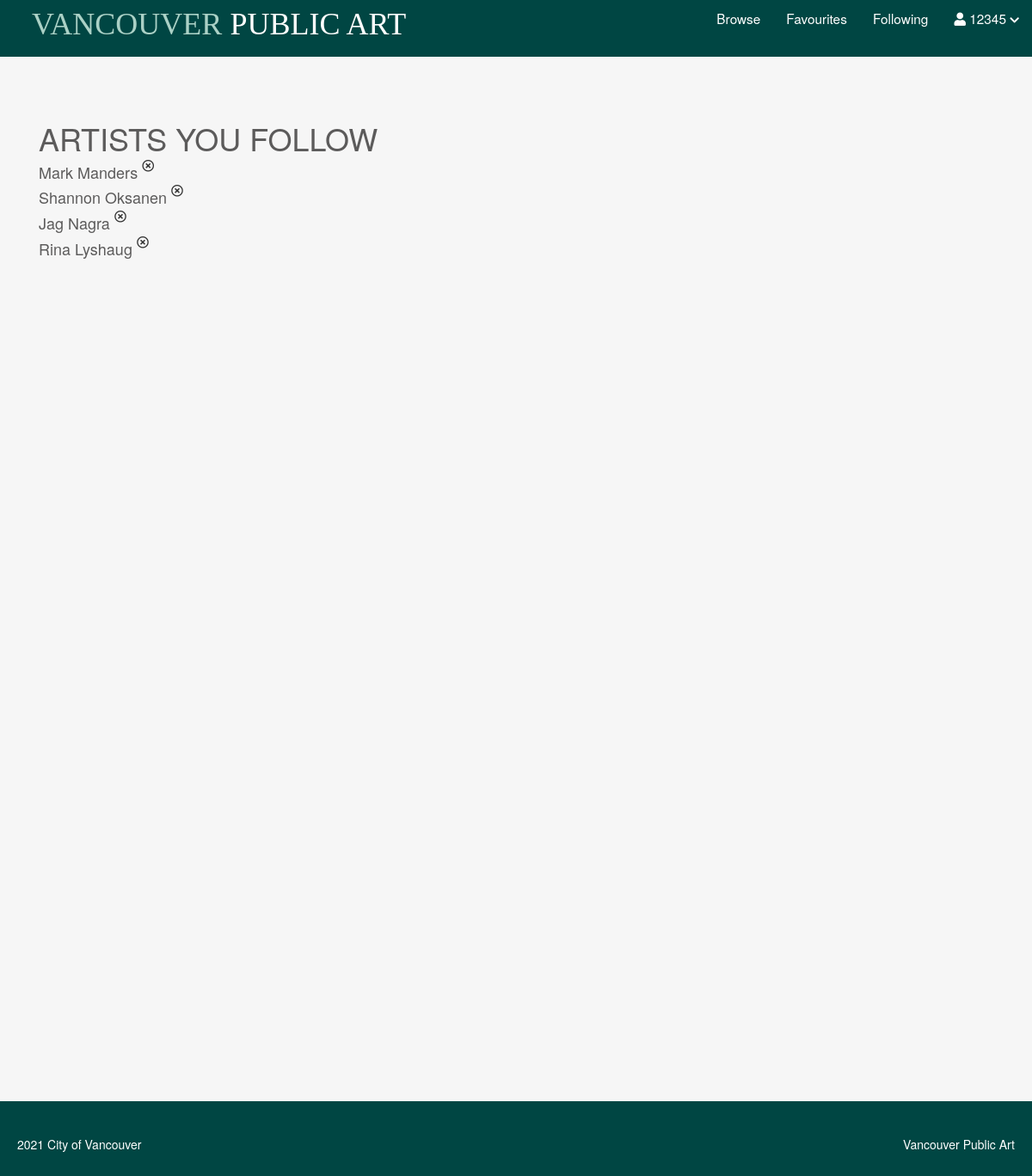
Page /public/member/following.php (signed in) on the committed database.
### tables this page shows
CREATE TABLE `artwork` (
  `artID` int(4) NOT NULL,
  `artName` varchar(150) DEFAULT NULL,
  `artistStatement` text DEFAULT NULL,
  `type` varchar(25) DEFAULT NULL,
  `status` varchar(13) DEFAULT NULL,
  `siteName` varchar(83) DEFAULT NULL,
  `siteAddress` varchar(95) DEFAULT NULL,
  `material` varchar(100) DEFAULT NULL,
  `photoURL` varchar(97) DEFAULT NULL,
  `ownership` varchar(50) DEFAULT NULL,
  `neighborhood` varchar(24) DEFAULT NULL,
  `locationOnSite` varchar(279) DEFAULT NULL,
  `geom` varchar(58) DEFAULT NULL,
  `description` text DEFAULT NULL,
  `artistID` int(3) NOT NULL,
  `year` int(4) DEFAULT NULL
);

CREATE TABLE `artist` (
  `artistID` int(3) NOT NULL,
  `firstName` varchar(28) DEFAULT NULL,
  `lastName` varchar(30) DEFAULT NULL,
  `biography` text DEFAULT NULL,
  `country` varchar(13) DEFAULT NULL,
  `artistPhotoURL` varchar(87) DEFAULT NULL,
  `website` varchar(57) DEFAULT NULL
);

CREATE TABLE `followinglist` (
  `followID` int(11) NOT NULL,
  `userID` int(4) NOT NULL,
  `artistID` int(3) NOT NULL
);

### private/controller/getfollowing.php (called while the page is built)
<?php
$artwork = 'artwork';
$followinglist = 'followinglist';
$member = 'member';
$artist = 'artist';
$userID = $_SESSION['userID'];
$followingData = selectAllFromFourTables2($artwork, $followinglist, $member, $artist, $userID);
?>

### private/database/db.php (called while the page is built, shortened)
<?php
require('db_connect.php');
function selectAllFromFourTables2($artwork, $followinglist, $member, $artist, $userID)
{
    global $conn;
    $query = "SELECT f.followID,m.userID,a.artID,a.artName,a.year,a.photoURL,a1.artistID,a1.firstName,a1.lastName,a.status,a.description
    FROM $artwork a INNER JOIN $followinglist f ON f.artistID = a.artistID
                INNER JOIN $member m ON f.userID = m.userID
                INNER JOIN $artist a1 ON a.artistID = a1.artistID WHERE m.userID =$userID";
    $result = mysqli_query($conn, $query);
    return $result;
}

### public/member/following.php (the view, shortened to what this page needs)
<?php include('../../private/initialize.php');
include("../../private/database/db.php");
include("../../private/controller/getfollowing.php");
?>
<!DOCTYPE html>
<html lang="en">
<head>
    <link rel="stylesheet" href="https://code.jquery.com/ui/1.9.2/themes/base/jquery-ui.css">
    <link rel="stylesheet" href="https://maxcdn.bootstrapcdn.com/bootstrap/3.4.1/css/bootstrap.min.css">
    <link rel="stylesheet" href="https://use.fontawesome.com/releases/v5.7.2/css/all.css">
</head>
<body>
    <?php include(INCLUDE_PATH . '/header.php'); ?>
    <div class="msg">
    </div>
    <div class="main-containers">
        <h1>ARTISTS YOU FOLLOW</h1>
        <div class="artistList">
            <?php foreach ($followingData as $follow) { ?>
                <div class="artistBox" id="follow<?php echo $follow['followID'] ?>">
                    <a href="../artist_detail.php?artistID=<?php echo $follow['artistID'] ?>">
                        <h4><?php echo $follow['firstName'] ?> <?php echo $follow['lastName']  ?></h4>
                    </a>
                    <i class="far fa-times-circle removeBtn" style="cursor:pointer;" onclick="removeFollowingList(<?php echo $follow['followID'] ?>)"></i>
                </div>
            <?php } ?>
        </div>
    </div>
    <?php include(INCLUDE_PATH . '/footer.php'); ?>
</body>

### rows in the picture
artwork: artistID.firstName "Mark", artistID.lastName "Manders"
artwork: artistID.firstName "Shannon", artistID.lastName "Oksanen"
artwork: artistID.firstName "Jag", artistID.lastName "Nagra"
artwork: artistID.firstName "Rina", artistID.lastName "Lyshaug"

### other values in the picture
$_SESSION['username'] "12345"
